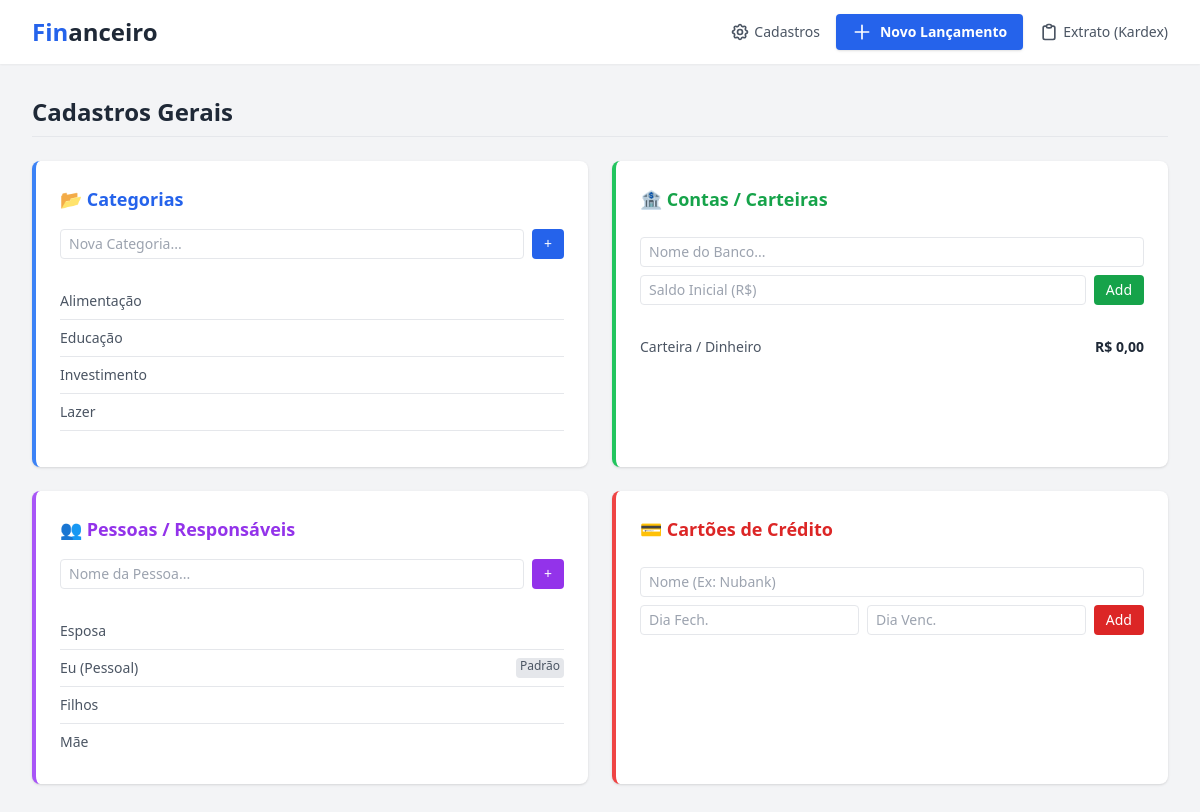
The app's page /configuracoes.php with its own data.
### tables this page shows
CREATE TABLE categories (
    id INT AUTO_INCREMENT PRIMARY KEY,
    name VARCHAR(50) NOT NULL
);

CREATE TABLE accounts (
    id INT AUTO_INCREMENT PRIMARY KEY,
    name VARCHAR(50) NOT NULL,
    current_balance DECIMAL(10, 2) DEFAULT 0.00
);

CREATE TABLE people (
    id INT AUTO_INCREMENT PRIMARY KEY,
    name VARCHAR(50) NOT NULL
);

### configuracoes.php (the view, shortened to what this page needs)
<?php
require_once 'src/config.php';
$categorias = $pdo->query("SELECT * FROM categories ORDER BY name")->fetchAll();
$contas     = $pdo->query("SELECT * FROM accounts ORDER BY name")->fetchAll();
$pessoas    = $pdo->query("SELECT * FROM people ORDER BY name")->fetchAll();
?>
<!DOCTYPE html>
<html lang="pt-br">
<head>
    <?php require 'src/head.php'; ?>
</head>
<body class="bg-gray-100 min-h-screen">
    <?php require 'src/header.php'; ?>
    <main class="max-w-7xl mx-auto px-4 sm:px-6 lg:px-8 pb-10">
        <h2 class="text-2xl font-bold text-gray-800 mb-6 border-b pb-2">Cadastros Gerais</h2>
        <div class="grid grid-cols-1 md:grid-cols-2 gap-6">
            <div class="bg-white p-6 rounded-lg shadow border-l-4 border-blue-500">
                <h3 class="font-bold text-lg mb-4 flex items-center gap-2 text-blue-600">📂 Categorias</h3>
                <form action="src/actions.php" method="POST" class="mb-6 flex gap-2">
                    <input type="text" name="name" required placeholder="Nova Categoria..." class="border rounded px-2 py-1 w-full text-sm">
                    <button type="submit" class="bg-blue-600 text-white px-3 py-1 rounded text-sm hover:bg-blue-700">+</button>
                </form>
                <ul class="divide-y text-sm text-gray-600 max-h-40 overflow-y-auto">
                    <?php foreach($categorias as $c): ?>
                        <li class="py-2"><?php echo $c['name']; ?></li>
                    <?php endforeach; ?>
                </ul>
            </div>
            <div class="bg-white p-6 rounded-lg shadow border-l-4 border-green-500">
                <h3 class="font-bold text-lg mb-4 flex items-center gap-2 text-green-600">🏦 Contas / Carteiras</h3>
                <form action="src/actions.php" method="POST" class="mb-6 space-y-2">
                    <input type="text" name="name" required placeholder="Nome do Banco..." class="border rounded px-2 py-1 w-full text-sm">
                    <div class="flex gap-2">
                        <input type="number" step="0.01" name="balance" placeholder="Saldo Inicial (R$)" class="border rounded px-2 py-1 w-full text-sm">
                        <button type="submit" class="bg-green-600 text-white px-3 py-1 rounded text-sm hover:bg-green-700">Add</button>
                    </div>
                </form>
                <ul class="divide-y text-sm text-gray-600 max-h-40 overflow-y-auto">
                    <?php foreach($contas as $a): ?>
                        <li class="py-2 flex justify-between">
                            <span><?php echo $a['name']; ?></span>
                            <span class="font-bold text-gray-800">R$ <?php echo number_format($a['current_balance'], 2, ',', '.'); ?></span>
                        </li>
                    <?php endforeach; ?>
                </ul>
            </div>
            <div class="bg-white p-6 rounded-lg shadow border-l-4 border-purple-500">
                <h3 class="font-bold text-lg mb-4 flex items-center gap-2 text-purple-600">👥 Pessoas / Responsáveis</h3>
                <form action="src/actions.php" method="POST" class="mb-6 flex gap-2">
                    <input type="text" name="name" required placeholder="Nome da Pessoa..." class="border rounded px-2 py-1 w-full text-sm">
                    <button type="submit" class="bg-purple-600 text-white px-3 py-1 rounded text-sm hover:bg-purple-700">+</button>
                </form>
                <ul class="divide-y text-sm text-gray-600 max-h-40 overflow-y-auto">
                    <?php foreach($pessoas as $p): ?>
                        <li class="py-2 flex justify-between">
                            <?php echo $p['name']; ?>
                            <?php if($p['id'] == 1): ?><span class="text-xs bg-gray-200 px-1 rounded">Padrão</span><?php endif; ?>
                        </li>
                    <?php endforeach; ?>
                </ul>
            </div>
            <div class="bg-white p-6 rounded-lg shadow border-l-4 border-red-500">
                <h3 class="font-bold text-lg mb-4 flex items-center gap-2 text-red-600">💳 Cartões de Crédito</h3>
                <form action="src/actions.php" method="POST" class="mb-6 space-y-2">
                    <input type="text" name="name" required placeholder="Nome (Ex: Nubank)" class="border rounded px-2 py-1 w-full text-sm">
                    <div class="flex gap-2">
                        <input type="number" name="closing_day" min="1" max="31" required placeholder="Dia Fech." class="border rounded px-2 py-1 w-full text-sm" title="Dia de Fechamento">
                        <input type="number" name="due_day" min="1" max="31" required placeholder="Dia Venc." class="border rounded px-2 py-1 w-full text-sm" title="Dia de Vencimento">
                        <button type="submit" class="bg-red-600 text-white px-3 py-1 rounded text-sm hover:bg-red-700">Add</button>
                    </div>
                </form>
            </div>
        </div>
    </main>
</body>
</html>

### src/head.php (shortened to what this page needs)
<script src="https://cdn.tailwindcss.com"></script>

### src/header.php (shortened to what this page needs)
<nav class="bg-white shadow-sm mb-8">
    <div class="max-w-7xl mx-auto px-4 sm:px-6 lg:px-8">
        <div class="flex justify-between h-16 items-center">
            <div class="flex-shrink-0 flex items-center">
                <a href="index.php" class="text-2xl font-bold text-gray-800 hover:text-gray-600 transition">
                    <span class="text-blue-600">Fin</span>anceiro
                </a>
            </div>
            <div class="flex items-center gap-4">
                <a href="configuracoes.php" class="text-gray-600 hover:text-blue-600 font-medium text-sm flex items-center gap-1">
                    Cadastros
                </a>
                <a href="novo_lancamento.php" class="bg-blue-600 hover:bg-blue-700 text-white font-bold py-2 px-4 rounded shadow flex items-center gap-2 transition text-sm">
                    <svg xmlns="http://www.w3.org/2000/svg" class="h-5 w-5" fill="none" viewBox="0 0 24 24" stroke="currentColor">
                        <path stroke-linecap="round" stroke-linejoin="round" stroke-width="2" d="M12 4v16m8-8H4" />
                    </svg>
                    Novo Lançamento
                </a>
                <a href="kardex.php" class="text-gray-600 hover:text-blue-600 font-medium text-sm flex items-center gap-1">
    <svg xmlns="http://www.w3.org/2000/svg" class="h-5 w-5" fill="none" viewBox="0 0 24 24" stroke="currentColor">
        <path stroke-linecap="round" stroke-linejoin="round" stroke-width="2" d="M9 5H7a2 2 0 00-2 2v12a2 2 0 002 2h10a2 2 0 002-2V7a2 2 0 00-2-2h-2M9 5a2 2 0 002 2h2a2 2 0 002-2M9 5a2 2 0 012-2h2a2 2 0 012 2" />
    </svg>
    Extrato (Kardex)
</a>
            </div>
        </div>
    </div>
</nav>

### records on screen
categories: name "Alimentação"
categories: name "Educação"
categories: name "Investimento"
categories: name "Lazer"
accounts: name "Carteira / Dinheiro", current_balance "0,00"
people: name "Esposa"
people: name "Eu (Pessoal)", shows "Padrão"
people: name "Filhos"
people: name "Mãe"
